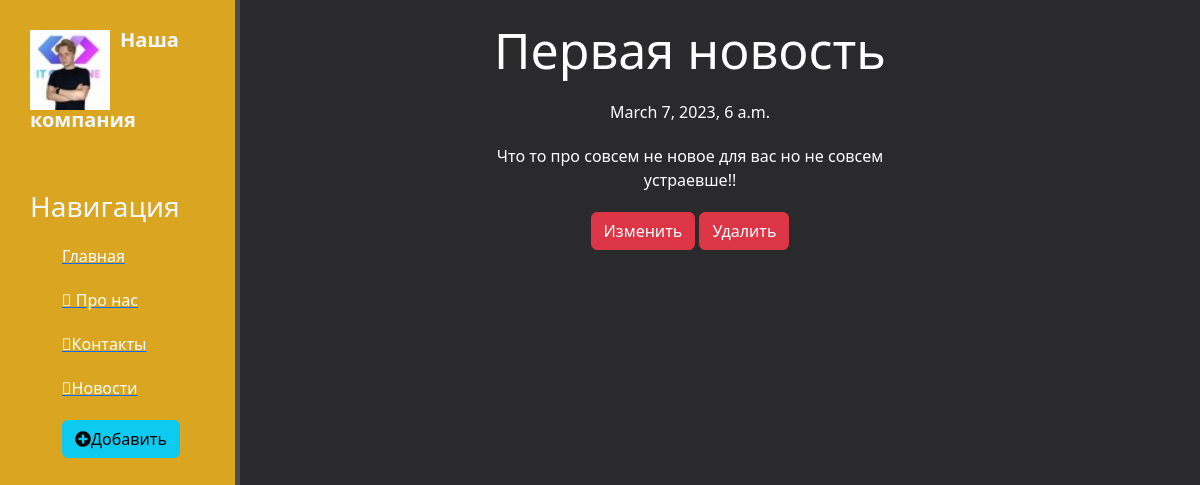
Page /news/4 on the committed database.
### news/models.py (models this page shows, shortened)
class Article(models.Model):
    title = models.CharField('Название', max_length=55, default='')
    anons = models.CharField('Анонс', max_length=255)
    full_text = models.TextField('Статья')
    date = models.DateTimeField('Дата публикации')
    class Meta:
        verbose_name = 'Новость'
        verbose_name_plural = 'Новости'

### news/views.py (the view)
# urls.py: path('<int:pk>', views.NewDetailView.as_view(), name='news-detail'),
class NewDetailView(DetailView):
    model = Article
    template_name = 'news/detail_view.html'
    context_object_name = 'article'

### news/templates/news/detail_view.html (shortened to what this page needs)
{% extends 'main/base.html' %}
{% block content %}
    <div class="features">
        <h1>{{ article.title }}</h1>
        <p>{{ article.date }}</p>
        <p>{{ article.full_text }}</p>
        <a href="{% url 'news-update' article.id %}" class="btn btn-danger">Изменить</a>
        <a href="{% url 'news-delete' article.id %}" class="btn btn-danger">Удалить</a>
    </div>
{% endblock %}

### main/static/main/css/main.css (style rules this page uses)
body { background: #2a2a2c; }
main .features { float: left; color: #fff; margin-top: 20px; text-align: center; width: 75%; }
main .features h1 { font-size: 50px }
main .features p { max-width: 400px; margin: 20px auto }

### rows in the picture
Article: title "Первая новость", date "March 7, 2023, 6 a.m.", full_text "Что то про совсем не новое для вас но не совсем устраевше!!"
